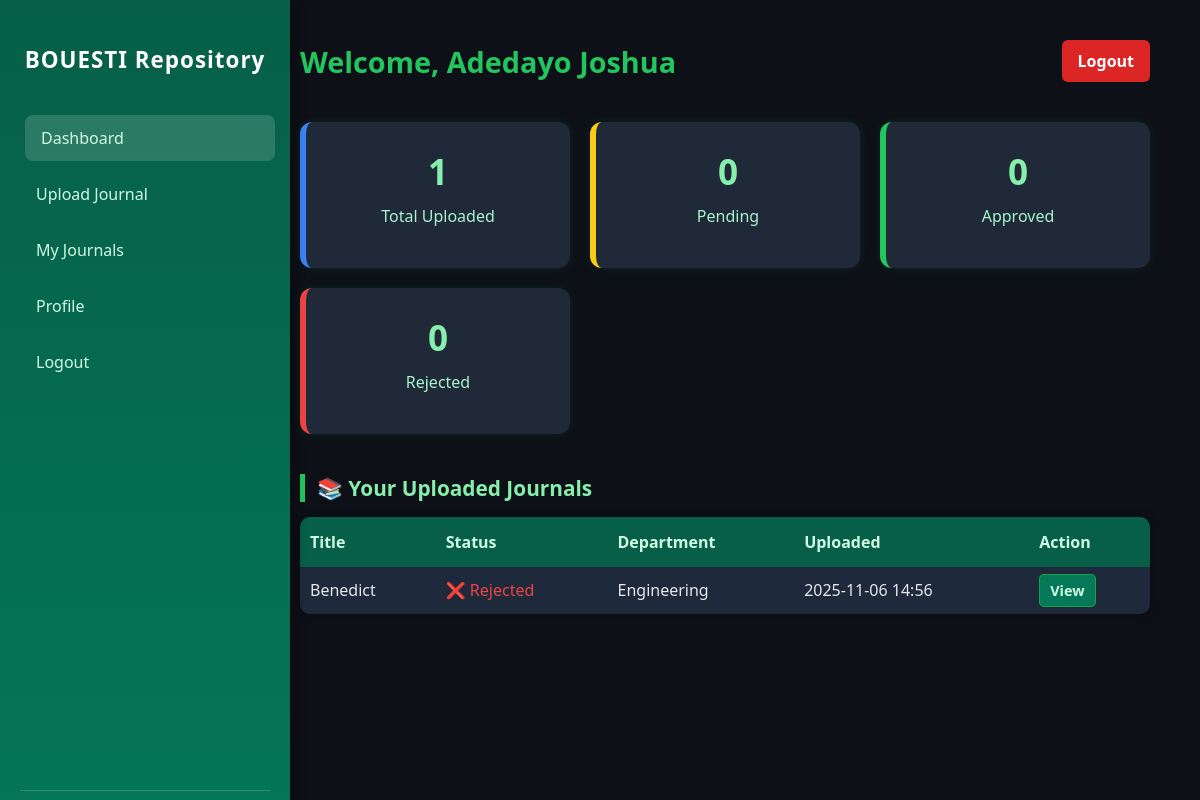
Page /user-dashboard/ (signed in) on the committed database.
### journals/models.py (models this page shows, shortened)
class Journal(models.Model):
    STATUS_CHOICES = [
        ('Pending', 'Pending'),
        ('Approved', 'Approved'),
        ('Rejected', 'Rejected'),
    ]
    user = models.ForeignKey(User, on_delete=models.CASCADE)
    title = models.CharField(max_length=255)
    department = models.CharField(max_length=255)
    pdf_file = models.FileField(upload_to='journals/')
    upload_date = models.DateTimeField(auto_now_add=True)
    status = models.CharField(max_length=20, choices=STATUS_CHOICES, default='Pending')
    author = models.ForeignKey(User, on_delete=models.CASCADE, related_name='journals')  # ✅ make sure this exists
    abstract = models.TextField(blank=True, null=True)
    keywords = models.CharField(max_length=255, blank=True, null=True)
    doi = models.CharField(max_length=100, unique=True, blank=True, null=True)
    supervisor = models.CharField(max_length=100, blank=True, null=True)
    year = models.PositiveIntegerField(blank=True, null=True)

### journals/views.py (the view)
# urls.py: path('user-dashboard/', views.user_dashboard, name='user_dashboard'),
@login_required
def user_dashboard(request):
    user = request.user
    user_journals = Journal.objects.filter(user=user)
    uploaded_count = user_journals.count()
    pending_count = user_journals.filter(status='Pending').count()
    approved_count = user_journals.filter(status='Approved').count()
    rejected_count = user_journals.filter(status='Rejected').count()
    context = {
        'uploaded_count': uploaded_count,
        'pending_count': pending_count,
        'approved_count': approved_count,
        'rejected_count': rejected_count,
        'user_journals': user_journals,  # optional, in case you list them below
    }
    return render(request, 'journals/user_dashboard.html', context)

### journals/templates/journals/user_dashboard.html (shortened to what this page needs)
<!DOCTYPE html>
<html lang="en">
<head>
</head>
<body>
  <aside class="sidebar">
    <div>
      <h2>BOUESTI Repository</h2>
      <nav>
        <a href="#" class="active">Dashboard</a>
        <a href="{% url 'upload_journal' %}">Upload Journal</a>
        <a href="{% url 'my_journals' %}">My Journals</a>
        <a href="{% url 'profile' %}">Profile</a>
        <a href="{% url 'logout_view' %}">Logout</a>
      </nav>
    </div>
    <footer>
    </footer>
  </aside>
  <main class="main-content">
    <div class="header">
      <h1>Welcome, {{ request.user.username }}</h1>
      <a href="{% url 'logout_view' %}" class="logout-btn">Logout</a>
    </div>
    <div class="dashboard-cards">
      <div class="card uploaded">
        <h2>{{ uploaded_count }}</h2>
        <p>Total Uploaded</p>
      </div>
      <div class="card pending">
        <h2>{{ pending_count }}</h2>
        <p>Pending</p>
      </div>
      <div class="card approved">
        <h2>{{ approved_count }}</h2>
        <p>Approved</p>
      </div>
      <div class="card rejected">
        <h2>{{ rejected_count }}</h2>
        <p>Rejected</p>
      </div>
    </div>
    <section>
      <h3>📚 Your Uploaded Journals</h3>
      {% if user_journals %}
      <table>
        <tr>
          <th>Title</th>
          <th>Status</th>
          <th>Department</th>
          <th>Uploaded</th>
          <th>Action</th>
        </tr>
        {% for journal in user_journals %}
        <tr>
          <td>{{ journal.title }}</td>
          <td>
            {% if journal.status == 'Pending' %}
              <span style="color:#facc15;">🕓 Pending</span>
            {% elif journal.status == 'Approved' %}
              <span style="color:#22c55e;">✅ Approved</span>
            {% else %}
              <span style="color:#ef4444;">❌ Rejected</span>
            {% endif %}
          </td>
          <td>{{ journal.department }}</td>
          <td>{{ journal.upload_date|date:"Y-m-d H:i" }}</td>
          <td><a href="{{ journal.pdf_file.url }}" target="_blank" class="btn-view">View</a></td>
        </tr>
        {% endfor %}
      </table>
      {% else %}
      <p>No journals uploaded yet.</p>
      {% endif %}
    </section>
  </main>
</body>
</html>

### journals/templates/journals/user_dashboard.html (style rules this page uses)
body { font-family: 'Poppins', 'Segoe UI', sans-serif; margin: 0; padding: 0; display: flex; min-height: 100vh; background-color: #0d1117; color: #e5e7eb; }
.sidebar { width: 250px; background: linear-gradient(180deg, #065f46, #047857); color: white; display: flex; flex-direction: column; justify-content: space-between; padding: 25px 20px; box-shadow: 4px 0 10px rgba(0, 0, 0, 0.4); position: fixed; height: 100vh; top: 0; left: 0; }
.sidebar h2 { text-align: center; margin-bottom: 40px; font-size: 1.4rem; font-weight: 700; letter-spacing: 1px; }
.sidebar nav a { display: block; text-decoration: none; color: #d1fae5; padding: 12px 16px; border-radius: 8px; font-weight: 500; margin-bottom: 10px; transition: background 0.3s ease, transform 0.2s ease; }
.sidebar nav a:hover, .sidebar nav a.active { background: rgba(255, 255, 255, 0.15); transform: translateX(5px); }
.sidebar footer { text-align: center; font-size: 0.85rem; opacity: 0.8; border-top: 1px solid rgba(255, 255, 255, 0.2); padding-top: 15px; }
.main-content { margin-left: 250px; flex: 1; padding: 40px 50px; }
.header { display: flex; justify-content: space-between; align-items: center; margin-bottom: 40px; }
.header h1 { color: #22c55e; font-size: 1.8rem; margin: 0; }
.logout-btn { background: #dc2626; color: white; padding: 10px 16px; border-radius: 6px; border: none; text-decoration: none; font-weight: 600; transition: 0.3s ease; }
.dashboard-cards { display: grid; grid-template-columns: repeat(auto-fit, minmax(220px, 1fr)); gap: 20px; margin-bottom: 40px; }
.card { background: #1f2937; border-radius: 12px; box-shadow: 0 0 10px rgba(34, 197, 94, 0.1); padding: 25px 20px; text-align: center; transition: transform 0.2s ease, box-shadow 0.3s ease; }
.card h2 { margin: 0; font-size: 2.2rem; font-weight: 700; color: #86efac; }
.card p { margin-top: 10px; font-weight: 500; color: #a7f3d0; }
.card.pending { border-left: 6px solid #facc15; }
.card.approved { border-left: 6px solid #22c55e; }
.card.rejected { border-left: 6px solid #ef4444; }
.card.uploaded { border-left: 6px solid #3b82f6; }
h3 { font-size: 1.3rem; margin-bottom: 15px; color: #86efac; border-left: 5px solid #22c55e; padding-left: 12px; }
table { width: 100%; border-collapse: collapse; border-radius: 10px; overflow: hidden; background-color: #111827; box-shadow: 0 0 10px rgba(0,0,0,0.4); }
th { background-color: #065f46; color: #d1fae5; padding: 14px 10px; text-align: left; }
td { padding: 12px 10px; border-bottom: 1px solid #1f2937; color: #e5e7eb; }
tr:nth-child(even) { background-color: #1e293b; }
.btn-view { background: #047857; color: #d1fae5; padding: 6px 10px; border-radius: 5px; text-decoration: none; font-weight: 600; font-size: 0.9rem; border: 1px solid #16a34a; transition: 0.3s; }

### rows in the picture
Journal: title "Benedict", status "❌ Rejected", department "Engineering", upload_date "2025-11-06 14:56"

### other values in the picture
{{ request.user.username }} "Adedayo Joshua"
{{ uploaded_count }} "1"
{{ pending_count }} "0"
{{ approved_count }} "0"
{{ rejected_count }} "0"
